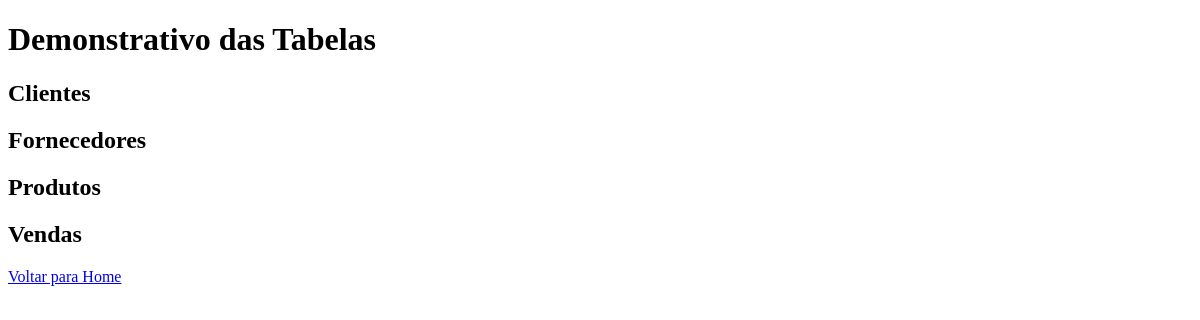
The page /demonstrativo_tabelas/ on the database as committed earlier.
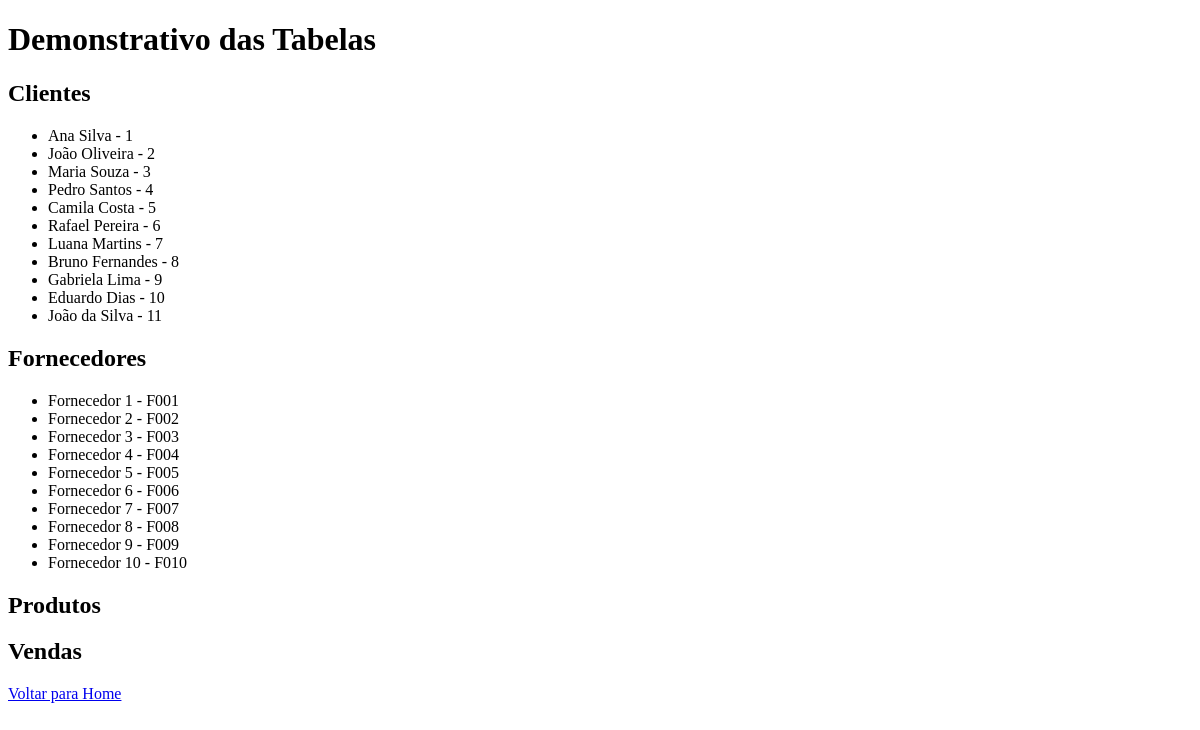
The same page on the database as committed later.
### trade/models.py (models this page shows)
class Cliente(models.Model):
    idcli = models.AutoField(primary_key=True)
    codcli = models.CharField(max_length=10)
    nomecli = models.CharField(max_length=100)
    razasoccli = models.CharField(max_length=100)
    datacli = models.DateField()
    cnpjcli = models.CharField(max_length=20)
    fonecli = models.CharField(max_length=20)
    cidcli = models.CharField(max_length=50)
    estcli = models.CharField(max_length=100)
    class Meta:
        db_table = 'cliente'

class Fornecedor(models.Model):
    idforn = models.AutoField(primary_key=True)
    codiforn = models.CharField(max_length=10)
    nomeforn = models.CharField(max_length=100)
    razasocforn = models.CharField(max_length=100)
    foneforn = models.CharField(max_length=20)
    class Meta:
        db_table = 'fornecedor'

### trade/views.py (the view)
# urls.py: path('demonstrativo_tabelas/', views.demonstrativo_tabelas, name='demonstrativo_tabelas'),
def demonstrativo_tabelas(request):
    clientes = Cliente.objects.all()
    fornecedores = Fornecedor.objects.all()
    produtos = Produto.objects.all()
    vendas = Venda.objects.all()
    return render(request, 'trade/demonstrativo_tabelas.html', {
        'clientes': clientes,
        'fornecedores': fornecedores,
        'produtos': produtos,
        'vendas': vendas,
    })

### trade/templates/trade/demonstrativo_tabelas.html (shortened to what this page needs)
<!DOCTYPE html>
<html>
<head>
</head>
<body>
    <h1>Demonstrativo das Tabelas</h1>
    <h2>Clientes</h2>
    <ul>
        {% for cliente in clientes %}
        <li>{{ cliente.nomecli }} - {{ cliente.codcli }}</li>
        {% endfor %}
    </ul>
    <h2>Fornecedores</h2>
    <ul>
        {% for fornecedor in fornecedores %}
        <li>{{ fornecedor.nomeforn }} - {{ fornecedor.codiforn }}</li>
        {% endfor %}
    </ul>
    <h2>Produtos</h2>
    <h2>Vendas</h2>
    <a href="{% url 'home' %}">Voltar para Home</a>
</body>
</html>

Rows that differ between the two databases and show on the page:
added Cliente: nomecli "Ana Silva", codcli "1"
added Cliente: nomecli "João Oliveira", codcli "2"
added Cliente: nomecli "Maria Souza", codcli "3"
added Cliente: nomecli "Pedro Santos", codcli "4"
added Cliente: nomecli "Camila Costa", codcli "5"
added Cliente: nomecli "Rafael Pereira", codcli "6"
added Cliente: nomecli "Luana Martins", codcli "7"
added Cliente: nomecli "Bruno Fernandes", codcli "8"
added Cliente: nomecli "Gabriela Lima", codcli "9"
added Cliente: nomecli "Eduardo Dias", codcli "10"
added Cliente: nomecli "João da Silva", codcli "11"
added Fornecedor: nomeforn "Fornecedor 1", codiforn "F001"
added Fornecedor: nomeforn "Fornecedor 2", codiforn "F002"
added Fornecedor: nomeforn "Fornecedor 3", codiforn "F003"
added Fornecedor: nomeforn "Fornecedor 4", codiforn "F004"
added Fornecedor: nomeforn "Fornecedor 5", codiforn "F005"
added Fornecedor: nomeforn "Fornecedor 6", codiforn "F006"
added Fornecedor: nomeforn "Fornecedor 7", codiforn "F007"
added Fornecedor: nomeforn "Fornecedor 8", codiforn "F008"
added Fornecedor: nomeforn "Fornecedor 9", codiforn "F009"
added Fornecedor: nomeforn "Fornecedor 10", codiforn "F010"
